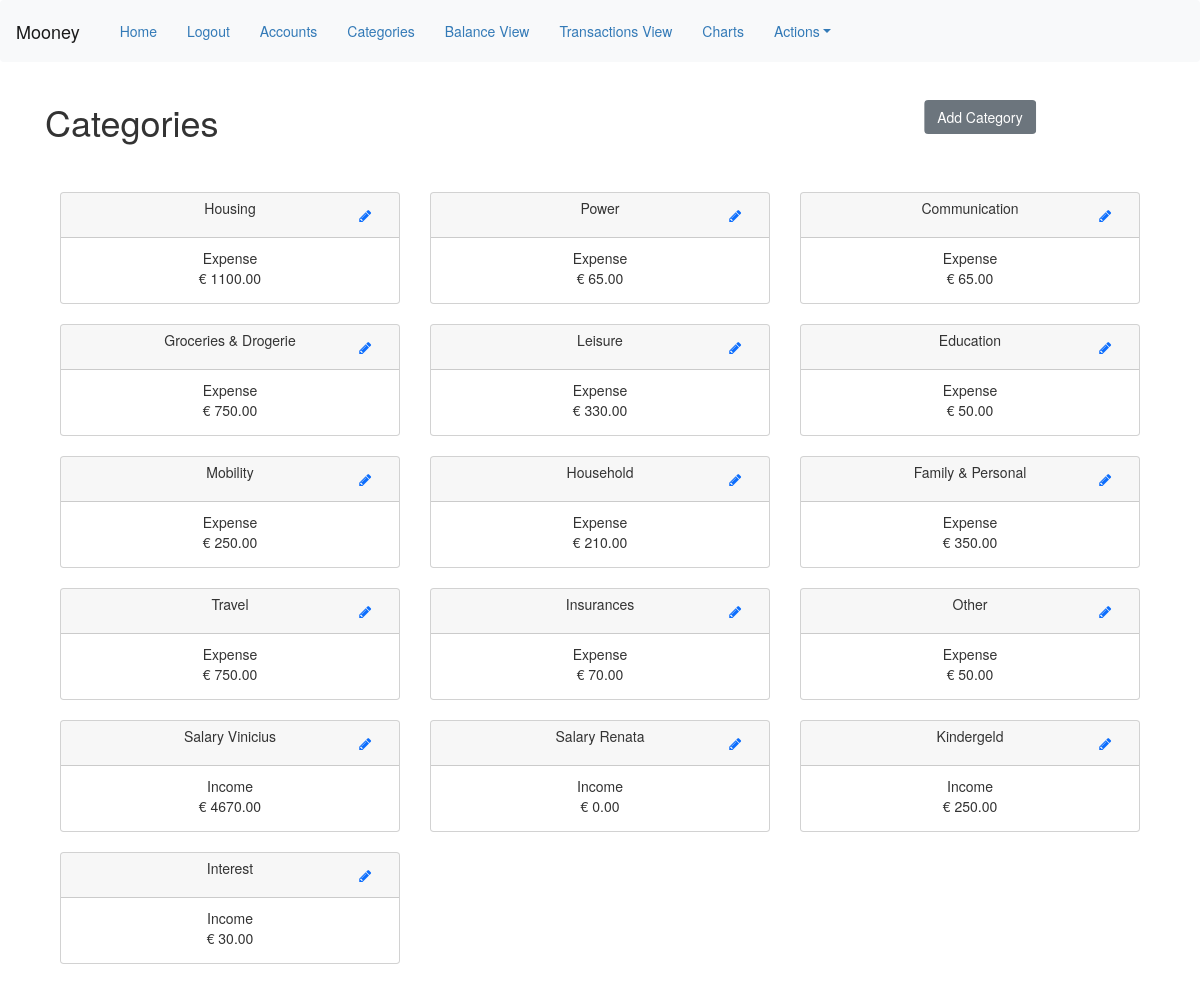
/categories (signed in), run on the app's committed database.
### app/models.py (models this page shows, shortened)
class Category(db.Model):
    id            = db.Column(db.Integer, primary_key=True)
    name  = db.Column(db.String(64), unique=False)
    type  = db.Column(db.String(32), unique=False)
    description   = db.Column(db.String(255), nullable=True)
    competence = db.Column(db.String(32), unique=False, default='Monthly')
    created_at    = db.Column(db.DateTime, index=True, default=datetime.utcnow)
    last_modified = db.Column(db.DateTime, index=True, default=datetime.utcnow)
    budget = db.Column(db.Float(64), default=0.00)
    user_id       = db.Column(db.Integer, db.ForeignKey('user.id'))
    icon          = db.Column(db.String(255), nullable=True, default='mooney/app/static/icons/icon.png')
    budget_archive = db.Column(db.String(), nullable=True)

### app/routes.py (the view, shortened to what this page needs)
@app.route('/categories', methods=['GET', 'POST'])
@login_required
def categories():
    form = {"name":"text", "type":"text", "description":"text", "budget":"float"}
    categories = Category.query.filter_by(user_id=current_user.id)
    return render_template('categories.html', title='Categories', categories=categories, form=form)

### app/models.py (called while the page is built)
@login.user_loader
def load_user(id):
    return User.query.get(int(id))

### app/templates/categories.html (shortened to what this page needs)
{% extends "base.html" %}
{% import 'bootstrap/wtf.html' as wtf %}
{% block app_content %}
<link rel="stylesheet" href="https://cdnjs.cloudflare.com/ajax/libs/font-awesome/4.7.0/css/font-awesome.min.css">
<div class="row">
  <div class="col-md-4">
    <h1>Categories</h1>
  </div>
  <div class="col-md-4"></div>
  <div class="col-md-4">
    <div class="center">
      <a href="{{ url_for('add_category') }}" class="btn btn-secondary">Add Category</a>
    </div>
  </div>
</div>
<br>
<br>
  {% for category in categories %}
  <div class="col-sm-4">
    <div class="card text-center">
      <div class="card-header" id="category_name" style="white-space: nowrap;" >
        <div class="col-sm-12">
        {{ category.name }}
        </div>
        <div>
        <button type="button" class="btn btn-outline-primary" style="margin-left: -15%;" data-toggle="modal" data-target="#myModal{{category.id}}"><i class="fa fa-pencil"></i></button>
        </div>
      </div>
      <div class="card-body">
        <div class="card-tittle" id="category_type">
          {{ category.type }}
        </div>
        <div class="card-title">{{ "€ %.2f" % category.budget }}</div>
      </div>
    </div>
    <br>
  </div>
  {% endfor %}
</div>
{% endblock %}

### app/templates/categories.html (style rules this page uses)
.center { margin: 0; position: absolute; top: 50%; left: 50%; -ms-transform: translate(-50%, -50%); transform: translate(-50%, -50%); }

### data on the page
Category: name "Housing", type "Expense", budget "€ 1100.00"
Category: name "Power", type "Expense", budget "€ 65.00"
Category: name "Communication", type "Expense", budget "€ 65.00"
Category: name "Groceries & Drogerie", type "Expense", budget "€ 750.00"
Category: name "Leisure", type "Expense", budget "€ 330.00"
Category: name "Education", type "Expense", budget "€ 50.00"
Category: name "Mobility", type "Expense", budget "€ 250.00"
Category: name "Household", type "Expense", budget "€ 210.00"
Category: name "Family & Personal", type "Expense", budget "€ 350.00"
Category: name "Travel", type "Expense", budget "€ 750.00"
Category: name "Insurances", type "Expense", budget "€ 70.00"
Category: name "Other", type "Expense", budget "€ 50.00"
Category: name "Salary Vinicius", type "Income", budget "€ 4670.00"
Category: name "Salary Renata", type "Income", budget "€ 0.00"
Category: name "Kindergeld", type "Income", budget "€ 250.00"
Category: name "Interest", type "Income", budget "€ 30.00"
